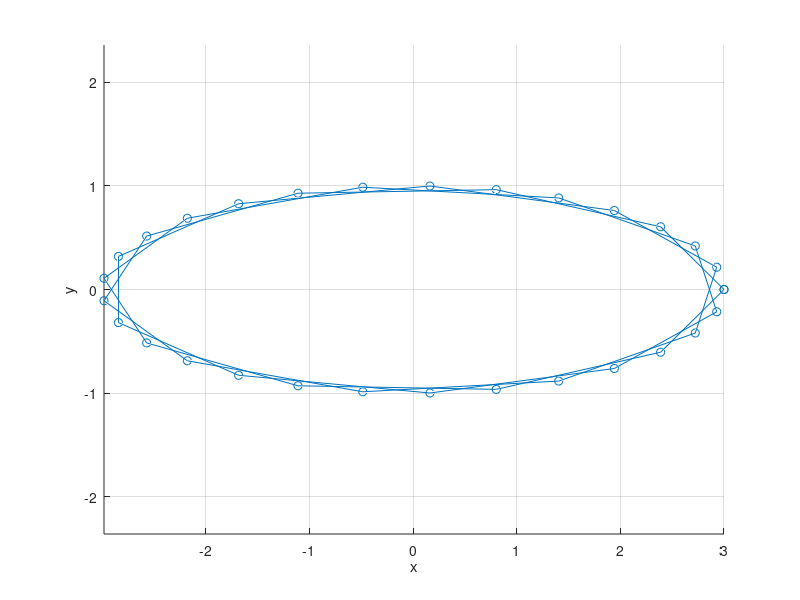

Here is the MATLAB script that generated this plot:
%%https://www.youtube.com/watch?v=OUwfE_-tcfo

clear
clc
close all

%x = [1 2 5];
%y = [2 3 4];
%z = [1 3 0];
t = linspace(0, 6*pi, 30);
x = 3* cos(t);
y = 1*sin(t);
z = 0.01 * t.^2;
%% 3D lines
figure 
hold on 
plot3(x,y,z);
xlabel('x');
ylabel('y');
zlabel('z');
grid on
axis('equal')

scatter3(x,y,z)
xlabel('x');
ylabel('y');
zlabel('z');
grid on
axis('equal')

hold off

%% 3D Surfaces

